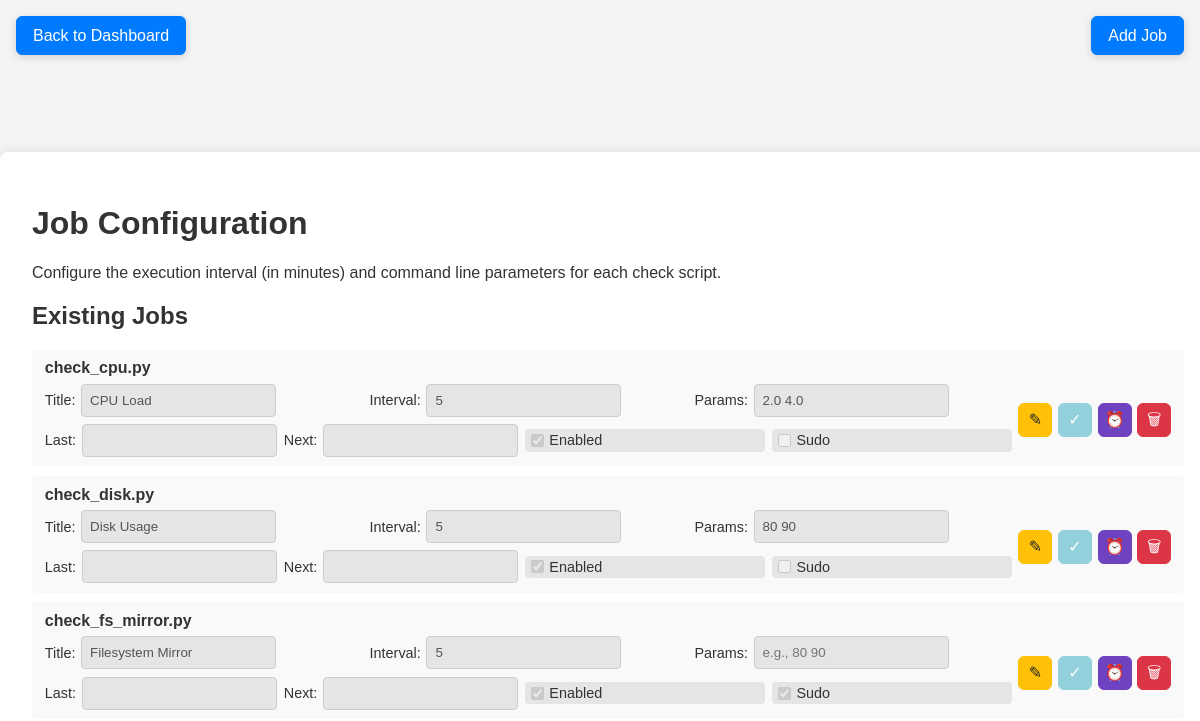
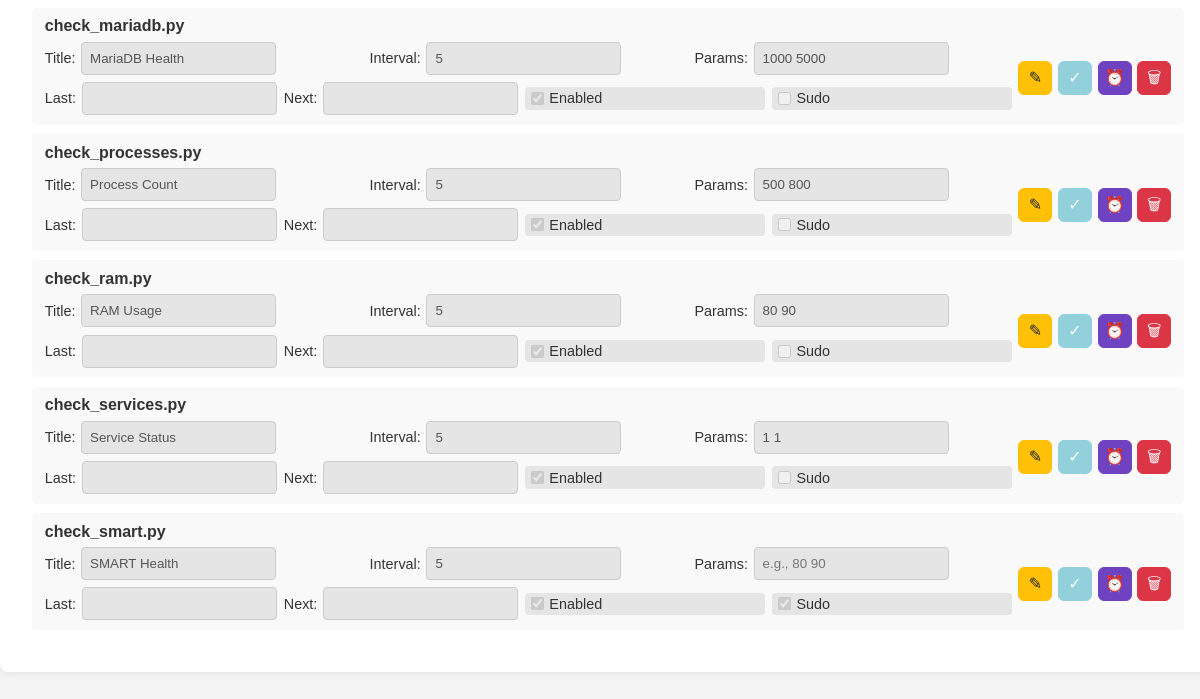
Page /job_config.php (signed in) on the earlier database version (2 pictures, top to bottom).
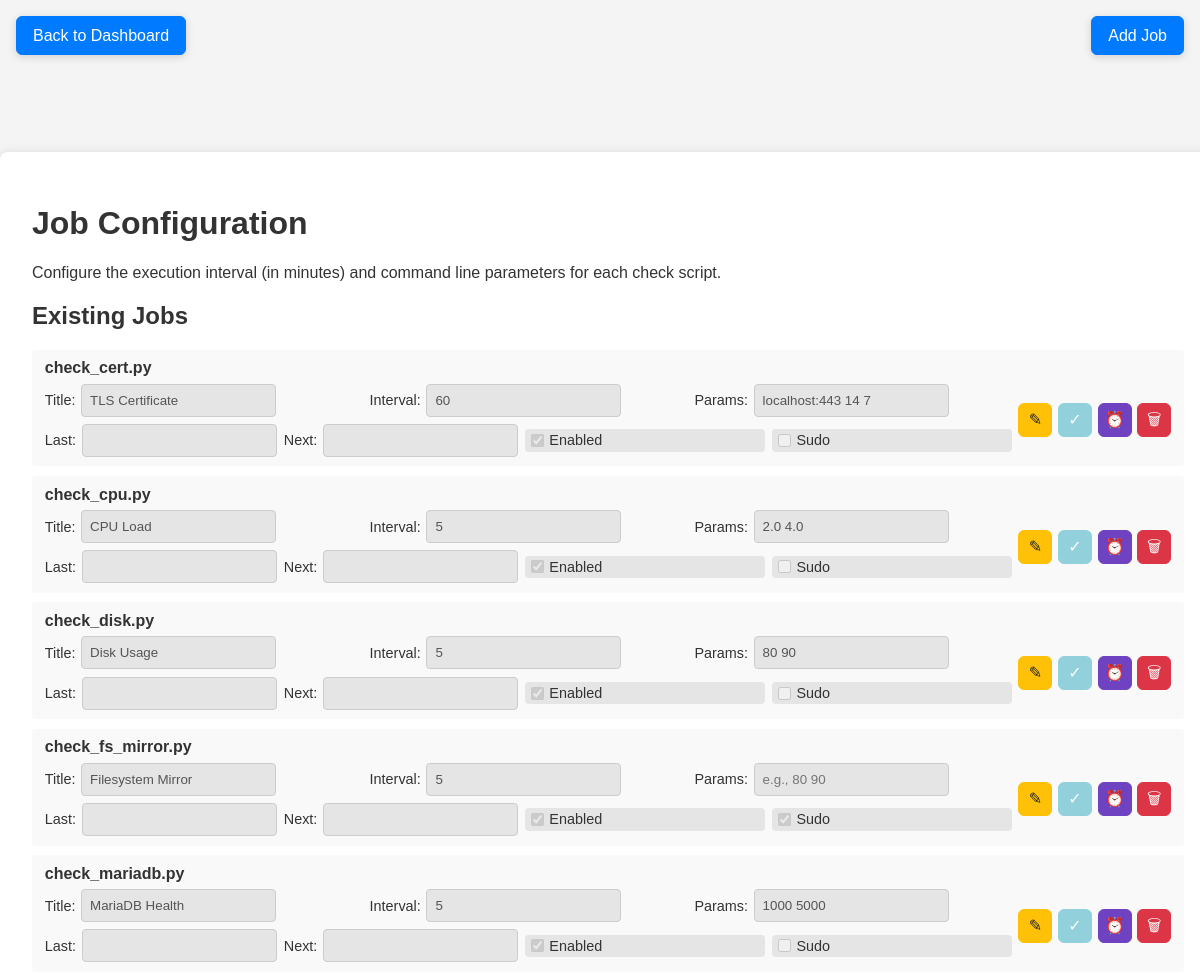
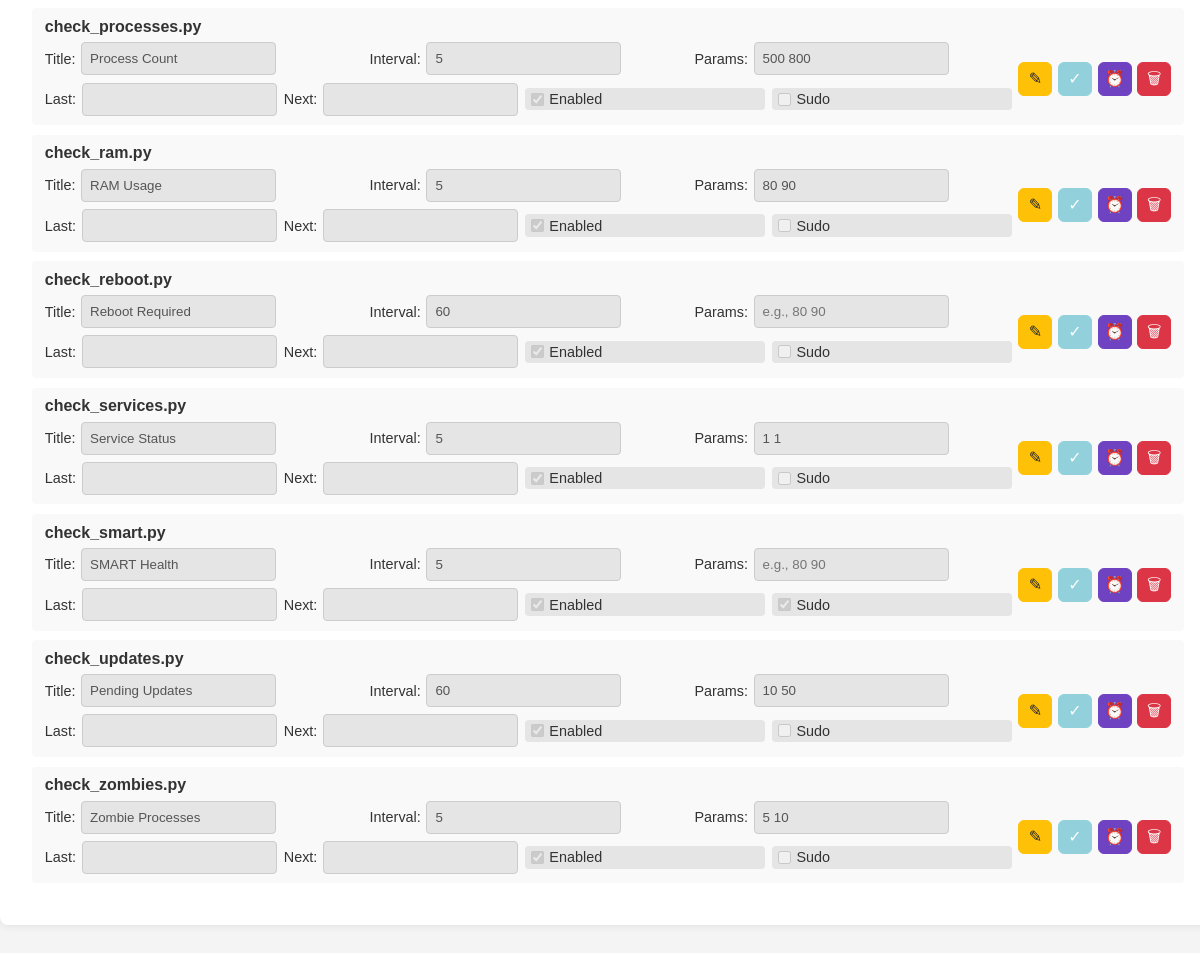
Same page on the later database version (2 pictures, top to bottom).
### tables this page shows
CREATE TABLE IF NOT EXISTS checks (
    id INT AUTO_INCREMENT PRIMARY KEY,
    script_name VARCHAR(100) UNIQUE NOT NULL,
    title VARCHAR(150) NOT NULL,
    interval_minutes INT DEFAULT 5,
    parameters VARCHAR(255) DEFAULT '',
    enabled BOOLEAN DEFAULT TRUE,
    sudo BOOLEAN DEFAULT FALSE,
    last_run TIMESTAMP NULL,
    next_run TIMESTAMP NULL
);

### www/job_config.php (the view, shortened to what this page needs)
<?php
$pdo = getDB();
try {
    $stmt = $pdo->query("SELECT * FROM checks ORDER BY script_name");
    $checks = $stmt->fetchAll(PDO::FETCH_ASSOC);
} catch (PDOException $e) {
    $error = 'Database error: ' . $e->getMessage();
    $checks = [];
}
?>
<!DOCTYPE html>
<html lang="en">
<head>
    <link rel="stylesheet" href="style.css">
</head>
<body class="subpage">
    <a href="index.php" class="sticky-back-btn">Back to Dashboard</a>
    <a href="job_add.php" class="sticky-top-right-btn" title="Open Add Job Page" aria-label="Open Add Job Page">Add Job</a>
    <div class="login-container job-config-container">
        <h1>Job Configuration</h1>
        <p>Configure the execution interval (in minutes) and command line parameters for each check script.</p>
        <h2>Existing Jobs</h2>
        <?php foreach ($checks as $check): ?>
            <div class="check-config">
                <h3><?php echo htmlspecialchars($check['script_name']); ?></h3>
                <form method="post" class="job-row-form">
                    <div class="job-fields">
                        <label>Title: <input type="text" class="row-editable field-locked" name="title" value="<?php echo htmlspecialchars($check['title'] ?? $check['script_name']); ?>" readonly></label>
                        <label>Interval: <input type="number" class="row-editable field-locked" name="interval_minutes" value="<?php echo $check['interval_minutes']; ?>" min="1" required readonly></label>
                        <label>Params: <input type="text" class="row-editable field-locked" name="parameters" value="<?php echo htmlspecialchars($check['parameters']); ?>" placeholder="e.g., 80 90" readonly></label>
                        <label>Last: <input type="text" class="field-locked" value="<?php echo htmlspecialchars($check['last_run'] ?? ''); ?>" readonly></label>
                        <label>Next: <input type="text" class="field-locked" value="<?php echo htmlspecialchars($check['next_run'] ?? ''); ?>" readonly></label>
                        <label class="field-locked-label"><input type="checkbox" class="row-editable field-locked" name="enabled" <?php echo $check['enabled'] ? 'checked' : ''; ?> disabled> Enabled</label>
                        <label class="field-locked-label"><input type="checkbox" class="row-editable field-locked" name="sudo" <?php echo !empty($check['sudo']) ? 'checked' : ''; ?> disabled> Sudo</label>
                    </div>
                    <div class="job-actions">
                        <button type="button" class="icon-btn icon-edit row-edit-toggle" title="Edit row" aria-label="Edit row">&#9998;</button>
                        <button type="submit" name="update" value="1" class="icon-btn icon-apply" title="Apply changes" aria-label="Apply changes" disabled>&#10003;</button>
                        <button type="submit" name="schedule_now" value="1" class="icon-btn icon-schedule" title="Schedule now" aria-label="Schedule now">&#9200;</button>
                        <button type="submit" name="delete" value="1" class="icon-btn icon-delete" title="Delete job" aria-label="Delete job" onclick="return confirm('Are you sure you want to delete this job?')">&#128465;</button>
                    </div>
                </form>
            </div>
        <?php endforeach; ?>
    </div>
</body>
</html>

### www/style.css (style rules this page uses)
body { font-family: Arial, sans-serif; margin: 0; padding: 0; background-color: #f4f4f4; color: #333; transition: background-color 0.3s, color 0.3s; }
body.subpage { padding-top: 4.5rem; }
.login-container { max-width: 400px; margin: 5rem auto; padding: 2rem; background: white; border-radius: 8px; box-shadow: 0 0 10px rgba(0,0,0,0.1); }
input, button { display: block; width: 100%; margin: 0.5rem 0; padding: 0.5rem; border: 1px solid #ccc; border-radius: 4px; }
button { background: #007bff; color: white; cursor: pointer; }
.check-config { background: #f9f9f9; margin: 0.6rem 0; padding: 0.6rem 0.8rem; border-radius: 4px; }
.check-config h3 { margin: 0 0 0.4rem 0; font-size: 1rem; }
.check-config form { display: flex; flex-wrap: wrap; gap: 0.4rem; align-items: center; }
.check-config label { display: flex; align-items: center; gap: 0.35rem; font-size: 0.9rem; }
.job-config-container { width: calc(100vw - 3rem); max-width: 1500px; }
.job-row-form { width: 100%; display: flex; align-items: center; gap: 0.5rem; }
.job-fields { display: flex; flex-wrap: wrap; align-items: center; gap: 0.45rem; flex: 1; }
.job-fields label { flex: 1 1 220px; }
.job-fields input[type="text"], .job-fields input[type="number"] { width: auto; min-width: 120px; margin: 0; }
.job-fields input[type="checkbox"] { width: auto; margin: 0; }
.job-actions { margin-left: auto; display: flex; gap: 0.35rem; }
.icon-btn { width: 34px; min-width: 34px; height: 34px; padding: 0; margin: 0; display: inline-flex; align-items: center; justify-content: center; font-size: 16px; line-height: 1; border-radius: 6px; }
.icon-apply { background: #17a2b8; border-color: #17a2b8; }
.icon-delete { background: #dc3545; border-color: #dc3545; }
.icon-schedule { background: #6f42c1; border-color: #6f42c1; }
.icon-edit { background: #ffc107; border-color: #ffc107; color: #212529; }
.icon-btn:disabled { opacity: 0.45; cursor: not-allowed; }
.sticky-back-btn { position: fixed; top: 1rem; left: 1rem; z-index: 1000; display: inline-block; padding: 0.6rem 1rem; background: #007bff; color: white; text-decoration: none; border: 1px solid #007bff; border-radius: 6px; box-shadow: 0 2px 8px rgba(0, 0, 0, 0.15); }
.sticky-top-right-btn { position: fixed; top: 1rem; right: 1rem; z-index: 1000; display: inline-block; padding: 0.6rem 1rem; background: #007bff; color: white; text-decoration: none; border: 1px solid #007bff; border-radius: 6px; box-shadow: 0 2px 8px rgba(0, 0, 0, 0.15); }

### www/job_config.php (style rules this page uses)
.field-locked { background-color: #e5e5e5; color: #555; }
.field-locked-label { background-color: #e5e5e5; border-radius: 4px; padding: 0.2rem 0.35rem; }
.field-locked[type="checkbox"] { accent-color: #9e9e9e; }
.sticky-top-right-btn { position: fixed; top: 1rem; right: 1rem; z-index: 1000; display: inline-block; padding: 0.6rem 1rem; background: #007bff; color: white; text-decoration: none; border: 1px solid #007bff; border-radius: 6px; box-shadow: 0 2px 8px rgba(0, 0, 0, 0.15); }

Differences in the rows shown:
added checks: script_name "check_cert.py", title "TLS Certificate", interval_minutes "60", parameters "localhost:443 14 7", enabled "☑"
added checks: script_name "check_reboot.py", title "Reboot Required", interval_minutes "60", enabled "☑"
added checks: script_name "check_updates.py", title "Pending Updates", interval_minutes "60", parameters "10 50", enabled "☑"
added checks: script_name "check_zombies.py", title "Zombie Processes", interval_minutes "5", parameters "5 10", enabled "☑"
